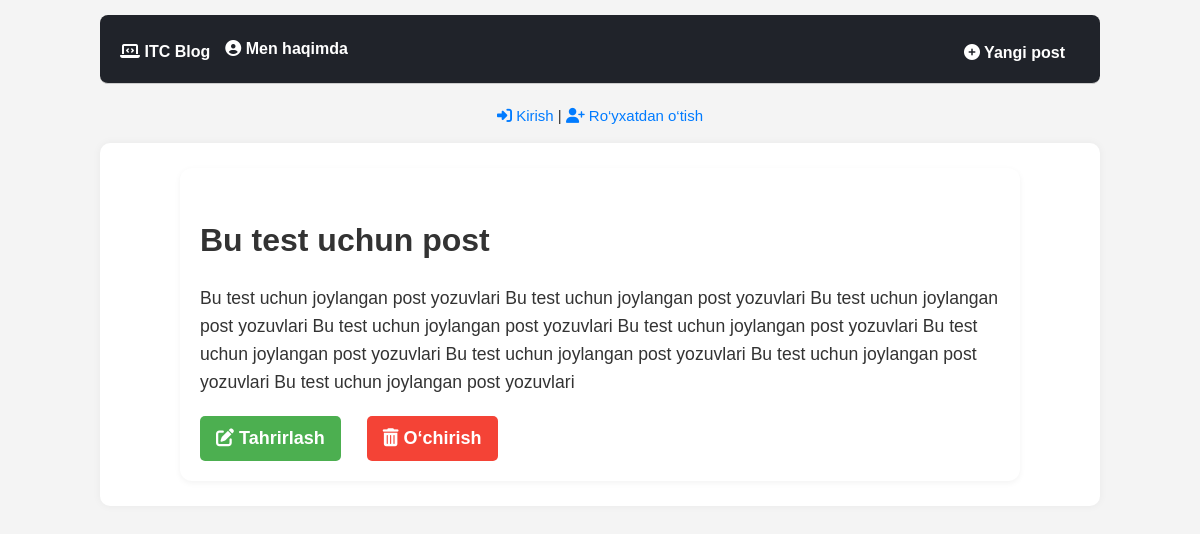
The page /post/10/ on the database its author committed.
### blog/models.py (models this page shows, shortened)
class Post(models.Model):
    title = models.CharField(max_length=200)
    author = models.ForeignKey(
        'auth.User',
        on_delete=models.CASCADE,
    )
    body = models.TextField()
    image = models.ImageField(upload_to='post_images/', null=True, blank=True)

### blog/views.py (the view)
# urls.py: path('post/<int:pk>/', BlogDetailView.as_view(), name='post_detail'),
class BlogDetailView(DetailView):
    model = Post
    template_name = 'post_detail.html'

### templates/post_detail.html (shortened to what this page needs)
{% extends 'base.html' %}
{% block content %}
<link rel="stylesheet" href="https://cdnjs.cloudflare.com/ajax/libs/font-awesome/6.5.0/css/all.min.css">
<article class="post-detail" style="max-width: 800px; margin: 0 auto; padding: 20px;">
  <h2 style="font-size: 2rem; margin-bottom: 10px;">{{ post.title }}</h2>
  <p class="post-body" style="font-size: 1.1rem; line-height: 1.6; color: #333;">
    {{ post.body }}
  </p>
  <div class="post-actions" style="margin-top: 20px;">
    <a href="{% url 'post_edit' post.pk %}" class="btn edit-btn" style="margin-right: 10px; padding: 8px 16px; background-color: #4CAF50; color: white; text-decoration: none; border-radius: 5px;">
      <i class="fas fa-edit"></i> Tahrirlash
    </a>
    <a href="{% url 'post_delete' post.pk %}" class="btn delete-btn" style="padding: 8px 16px; background-color: #f44336; color: white; text-decoration: none; border-radius: 5px;">
      <i class="fas fa-trash-alt"></i> O‘chirish
    </a>
  </div>
</article>
{% endblock content %}

### static/css/base.css (style rules this page uses)
:root { --color-primary: #228B22; --color-accent: #007bff; --color-hover: #e60023; --text-color: #333; --border-color: #ccc; --font-family: 'Noto Sans JP', sans-serif; --bg-light: #f9f9f9; --card-radius: 12px; --shadow-light: 0 2px 6px rgba(0, 0, 0, 0.05); --shadow-hover: 0 6px 16px rgba(0, 0, 0, 0.1); }
body { font-family: var(--font-family); font-size: clamp(1rem, 1.5vw, 1.125rem); color: var(--text-color); background-color: var(--bg-light); margin: 0; padding: 0 1rem; line-height: 1.6; }
.post-detail { max-width: 700px; margin: 2rem auto; padding: 2rem; background: #fff; border-radius: var(--card-radius); box-shadow: var(--shadow-light); }
.post-actions { display: flex; flex-wrap: wrap; gap: 1rem; margin-top: 2rem; }
.btn { padding: 0.6rem 1.2rem; font-weight: bold; border-radius: 8px; color: #fff; text-decoration: none; transition: background-color 0.3s ease; }
.edit-btn { background-color: var(--color-accent); }
.delete-btn { background-color: var(--color-hover); }

### templates/base.html (style rules this page uses)
body { font-family: 'Noto Sans JP', sans-serif; background-color: #f4f4f4; margin: 0; padding: 0; }

### rows shown on the page
Post: title "Bu test uchun post", body "Bu test uchun joylangan post yozuvlari Bu test uchun joylangan post yozuvlari Bu test uchun joylangan post yozuvlari Bu test uchun joylangan post yozuvlari Bu test uchun joylangan post yozuvlari Bu test uchun joylangan post yozuvlari Bu test uchun joylangan post yozuvlari Bu test uchun joylangan post yozuvlari Bu test uchun joylangan post yozuvlari"
